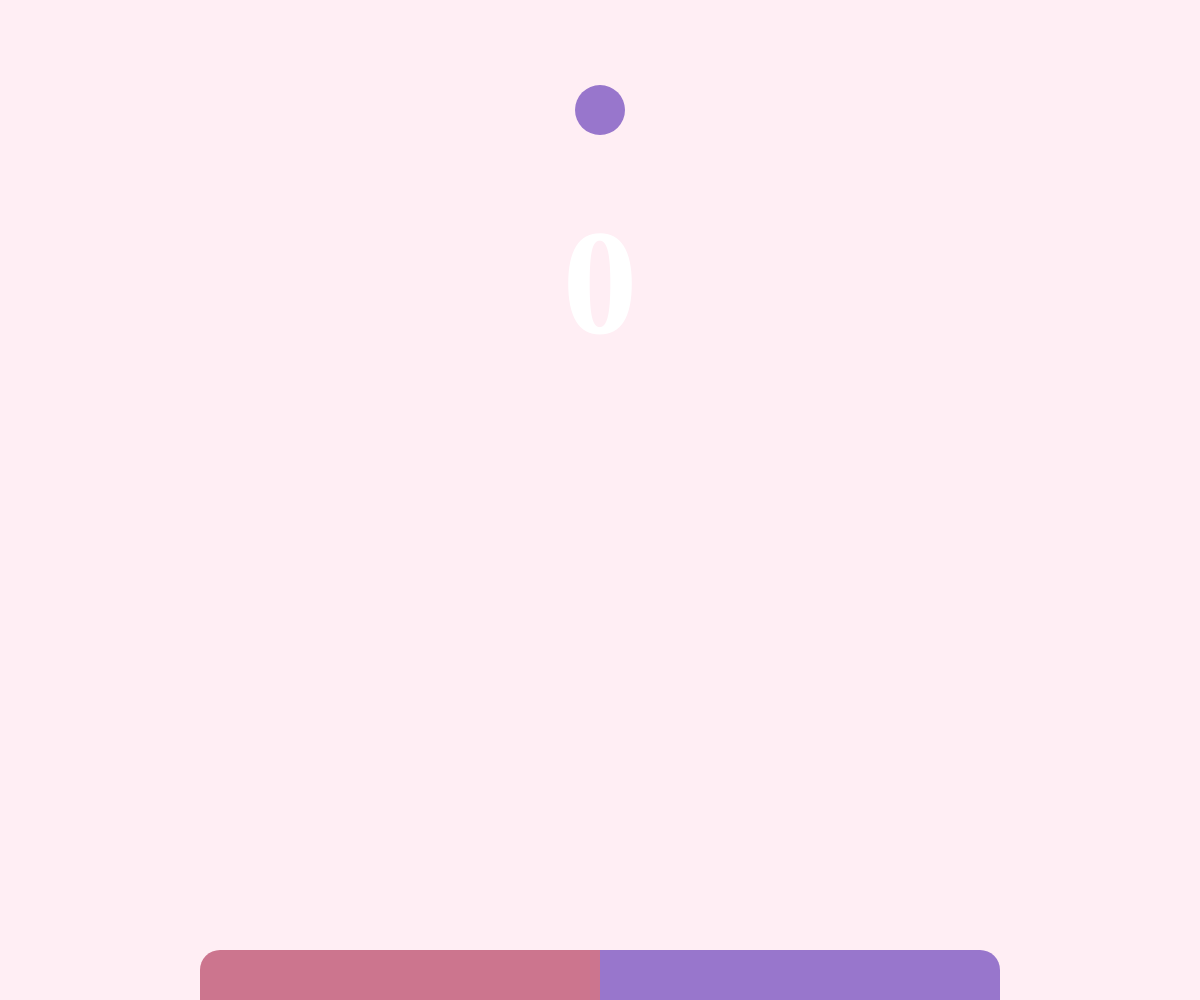
Frame 1 (no input)
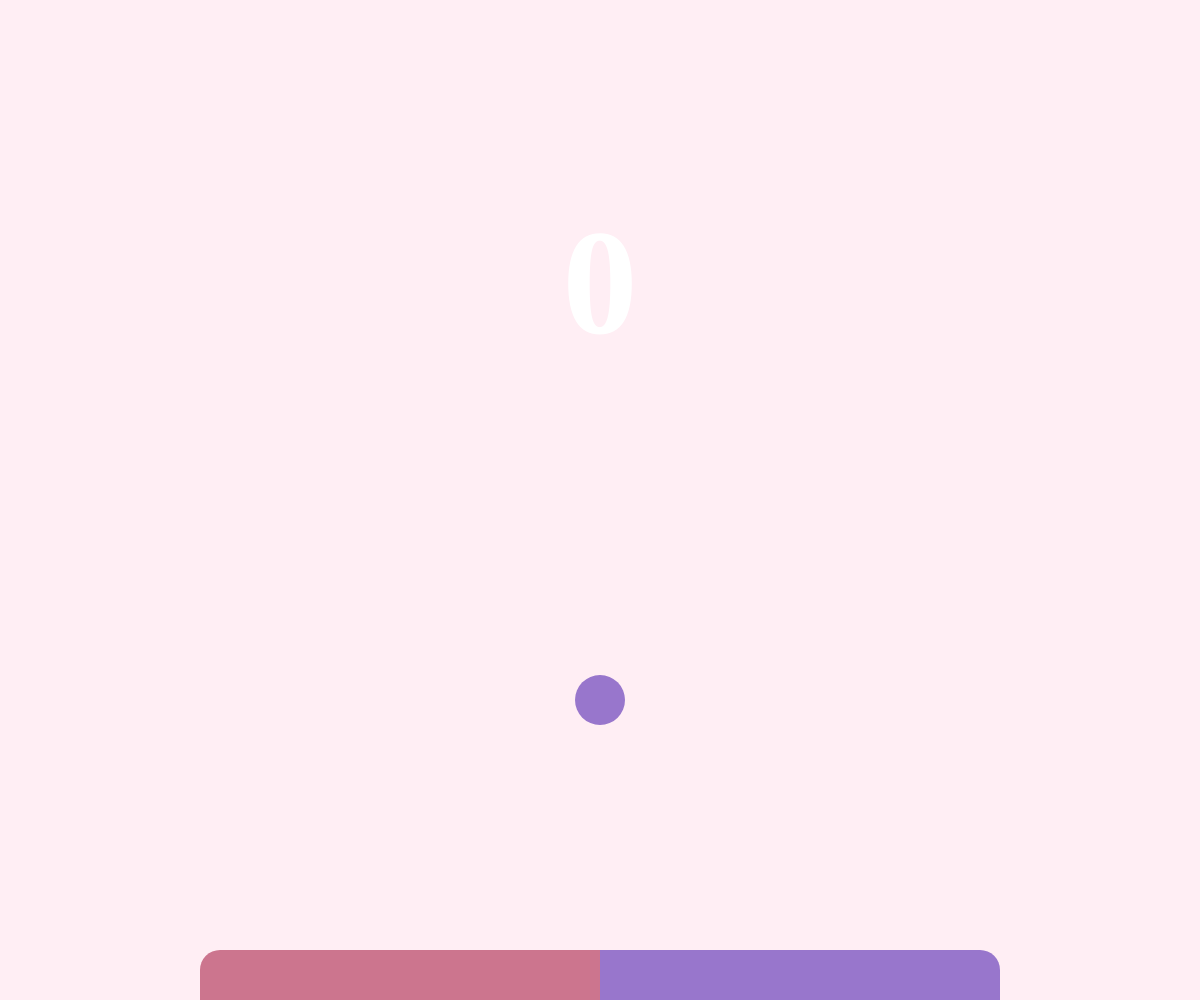
Frame 60 (no input)
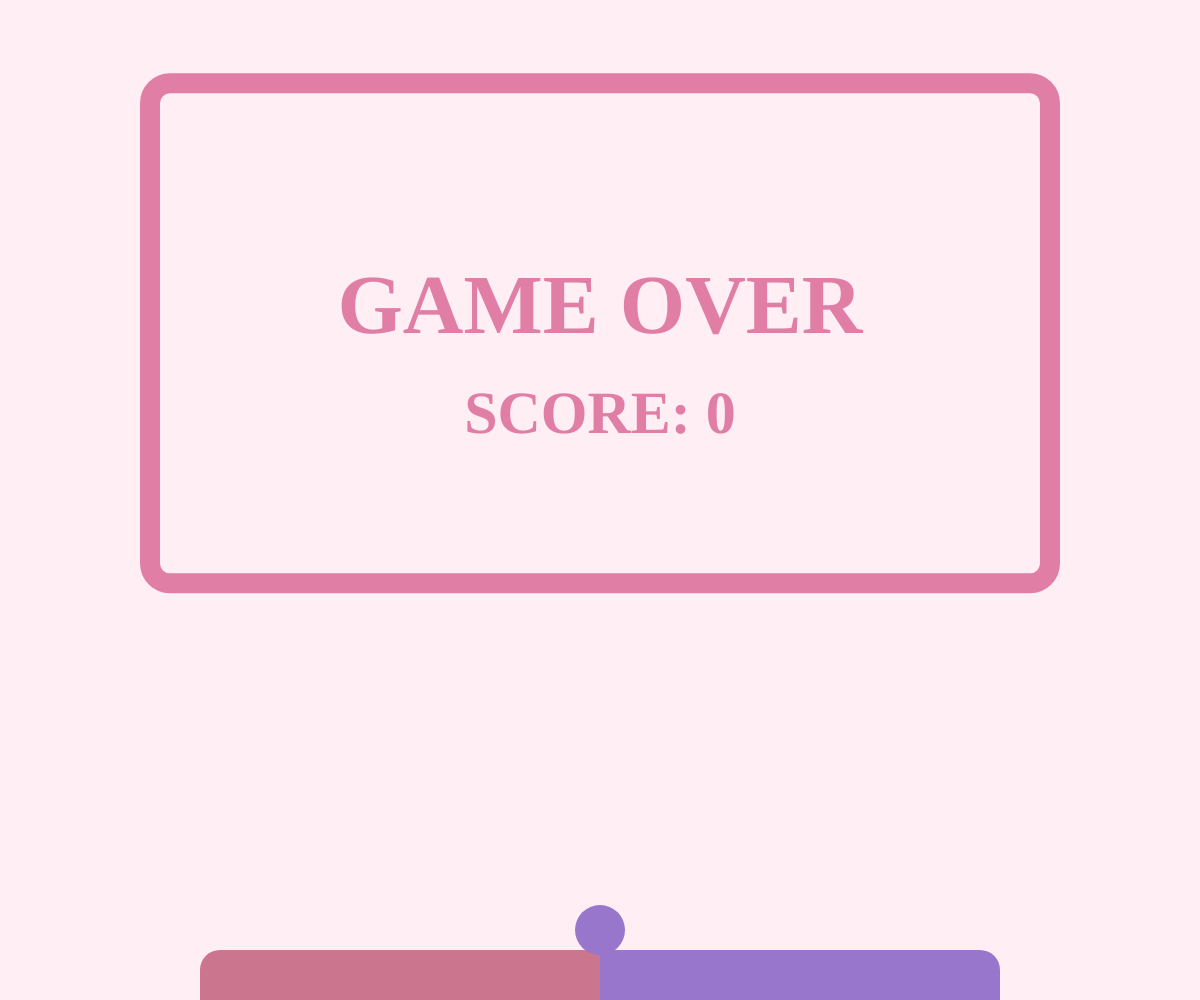
Frame 120 (the mouse pressed at the canvas centre since frame 60)

The p5.js sketch that drew these frames (run headless with seeded random() and noise() and a simulated clock; from frame 60 on, the mouse is pressed at the canvas centre):

// p5.js sketch
// ── sketch.js
var player;
var drop;
var score = 0;

var c;
var ctx;

var playerImg;

var dead;

var vh;
var vw;

var colRed;
var colBlue;

var img = new Image();

function setup(){
  createCanvas(window.innerWidth, window.innerHeight);

  colRed = color("#CC758E");
  colBlue = color("#9876CC");

  vh = height / 100;
  vw = width/ 100;

  dead = false;

  player = new Player();
  drop = new Drop();

  c = document.getElementById('defaultCanvas0');
  ctx = c.getContext("2d");
  noStroke();
}

function draw(){
  background(color("#FFEEF4"));

  displayScore();

  displayGameOver();

  player.update();
  player.render();
  drop.update();
  drop.render();
}

function displayScore(){
  push();
  fill(color("white"));
  textFont("Comfortaa");
  textStyle(BOLD);
  textAlign(CENTER);
  textSize(150);
  text("" + score, width/2, height/3);
  pop();
}

function displayGameOver(){
  if(dead){
    push();
    stroke(color("#E07EA6"));
    fill(color("#FFEEF4"));
    strokeWeight(2 * vh);
    rectMode(CENTER);
    rect(width/2, height/3, width * 3/4, height/2, 20);
    pop();

    push();
    fill(color("#E07EA6"));
    textFont("Comfortaa");
    textStyle(BOLD);
    textAlign(CENTER);
    textSize(7 * vw);
    text("GAME OVER", width/2, height/3);
    pop();

    push();
    fill(color("#E07EA6"));
    textFont("Comfortaa");
    textStyle(BOLD);
    textAlign(CENTER);
    textSize(5 * vw);
    text("SCORE: " + score, width/2, height/3 + 10 * vh);
    pop();
  }
}

function windowResized() {
  resizeCanvas(windowWidth, windowHeight);
}

// ── drop.js
function Drop() {
  this.pos = createVector(width / 2, 10 * vh);
  this.start = true;
  this.vel = createVector(0, 10);
  this.height = 5 * vh;
  this.width = 5 * vh;
  this.currentHeight = this.height;
  this.currentWidth = this.width;
  this.frameCounter = 0;
  this.colValue = round(random(1, 2));

  this.render = function() {
    push();
    if (this.colValue == 1) {
      fill(colRed);
    } else {
      fill(colBlue);
    }
    ellipse(this.pos.x, this.pos.y, this.currentWidth, this.currentHeight);
    pop();
  }

  this.update = function() {
    if (this.start) {
      this.pos.add(this.vel);
      if (this.pos.x < 0 + this.width/2 || this.pos.x > width - this.width/2) {
        this.currentWidth = lerp(this.width, this.width, 0.5);
        this.vel.x *= -1;
      }else if (this.pos.y - this.height < 0) {
        this.vel.y *= -1;
      }else{
        if (this.currentWidth != this.widht || this.currentHeight != this.height) {
          this.currentWidth = this.width;
          this.currentHeight = this.height;
        }
      }
    }
  }
}

// ── player.js
function Player(){
  this.x = width/2;
  this.xRelative = this.x;
  this.xLerp = this.x;
  this.dragging  = false;
  this.amountBars = 3;
  this.size = width/this.amountBars;

  this.update = function(){
    this.collisionDetection();
    if (this.dragging) {
      this.x = mouseX + this.xRelative;
      if (this.x < 0) {
        this.x = 0;
      }else if(this.x > width){
        this.x = width;
      }
    }
  }

  this.render = function(){
    this.xLerp = lerp(this.x, this.xLerp, 0.5);

    push();
    fill(colRed);
    rect(this.xLerp - this.size, 95*vh, this.size, 5 * vh, 2 * vh, 0, 0, 0);
    pop();

    push();
    fill(colBlue);
    rect(this.xLerp, 95*vh, this.size, 5 * vh, 0, 2 * vh, 0, 0);
    pop();
  }

  this.collisionDetection = function(){
    if (drop.pos.y >= (height - 5 * vh - drop.height/2)) {
      if(drop.colValue == 1 && drop.pos.x > this.x - this.size && drop.pos.x < this.x && dead == false){
        drop.vel.y *= -1.01;
        drop.vel.x += random(-3, 3);
        drop.colValue = 2;
        score++;
      }else if(drop.colValue == 2 && drop.pos.x > this.x && drop.pos.x < this.x + this.size && dead == false){
        drop.vel.y *= -1.01;
        drop.vel.x += random(-3, 3);
        drop.colValue = 1;
        score++;
      }else{
        drop.vel.x = 0;
        drop.vel.y = 0;
        dead = true;
      }
    }
  }
}

function mousePressed(){
  player.dragging = true;
  player.xRelative = player.x - mouseX;
}

function mouseReleased(){
  player.dragging = false;
}
